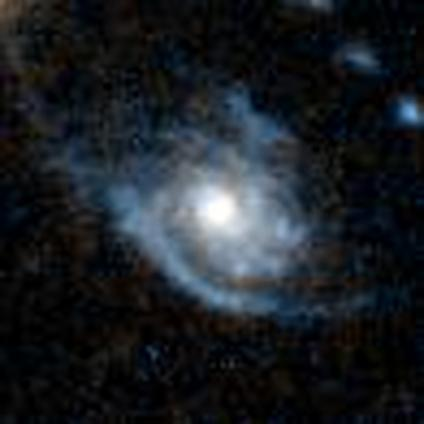
#> input picture images/galaxies/75d68f03-b490-472c-a8a8-1eb0f8641f61.jpeg, 424 x 424 px
$ python -i preprocessor.py   (imports and definitions only)
#> lines starting #> are read from the running program, lines starting #| are printed output that depends on the picture
import cv2
import numpy as np

class ImagePreprocessor:
   def __init__(self, size=(64, 64), color=cv2.COLOR_BGR2GRAY):
      self.size = size
      self.color = color

   def preprocess(self, img_path, augment=False):
#> called with augment = False
      image = cv2.imread(img_path)
#> image is the input picture: shape (424, 424, 3); mean B, G, R 36.5, 31.6, 27.1
      image = cv2.resize(image, self.size)
#> image: shape (64, 64, 3)
      image = cv2.cvtColor(image, self.color)
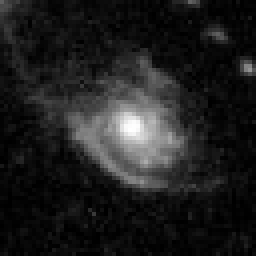
#> image: shape (64, 64) (shown 4 times larger); min 0, max 255, mean 30.7
      image = image / 255.0

      if augment:
         image = self.augment(image)

      image = image.reshape(self.size[0], self.size[1], 1)

      return image

   def augment(self, image):
      # random horizontal flip
      if np.random.rand() > 0.5:
         image = cv2.flip(image, 1)

      # random vertical flip
      if np.random.rand() > 0.5:
         image = cv2.flip(image, 0)

      # random rotation
      if np.random.rand() > 0.5:
         angle = np.random.randint(-30, 30)
         M = cv2.getRotationMatrix2D((self.size[0]//2, self.size[1]//2), angle, 1)
         image = cv2.warpAffine(image, M, self.size)

      # random brightness adjustment
      if np.random.rand() > 0.5:
         alpha = 1.0 + (np.random.rand() - 0.5) * 0.4  # scale factor 0.8 - 1.2
         beta = np.random.randint(-20, 20)  # shift -20 to +20
         image = cv2.convertScaleAbs(image, alpha=alpha, beta=beta) / 255.0

      # random Gaussian noise
      if np.random.rand() > 0.5:
         noise = np.random.normal(0, 0.05, image.shape)
         image = np.clip(image + noise, 0, 1)

      return image

>>> result = ImagePreprocessor().preprocess('../images/galaxies/75d68f03-b490-472c-a8a8-1eb0f8641f61.jpeg')

$ run again, on images/galaxies/1ab36aa3-0cbb-43fe-a3bb-5d773314bb51.png
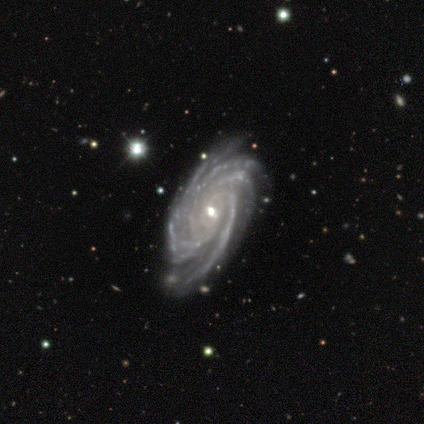
#> input picture images/galaxies/1ab36aa3-0cbb-43fe-a3bb-5d773314bb51.png, 424 x 424 px
#> in preprocess, image is the input picture: shape (424, 424, 3); mean B, G, R 23, 22.6, 23.2
#> in preprocess, `image = cv2.resize(image, self.size)`:
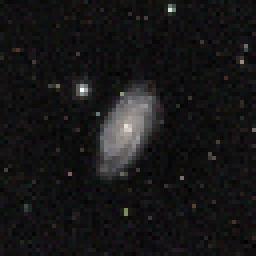
#> image: shape (64, 64, 3) (shown 4 times larger); mean B, G, R 22.8, 22.4, 23.1

$ run again, on images/galaxies/2604c2fb-a47c-407f-bf60-89c3e0de4d95.png
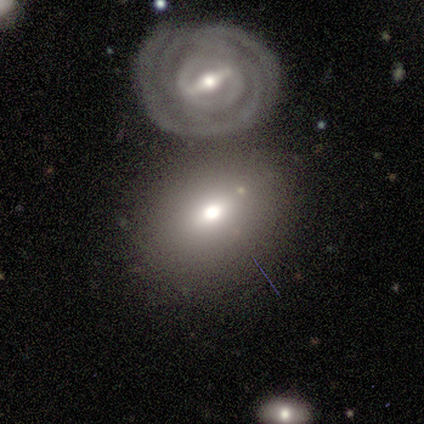
#> input picture images/galaxies/2604c2fb-a47c-407f-bf60-89c3e0de4d95.png, 424 x 424 px
#> in preprocess, image is the input picture: shape (424, 424, 3); mean B, G, R 33.7, 35.5, 37.5
#> in preprocess, `image = cv2.resize(image, self.size)`:
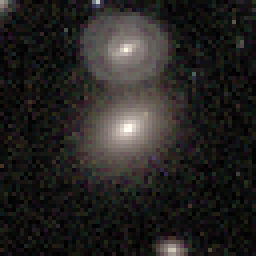
#> image: shape (64, 64, 3) (shown 4 times larger); mean B, G, R 33.7, 35.5, 37.7
